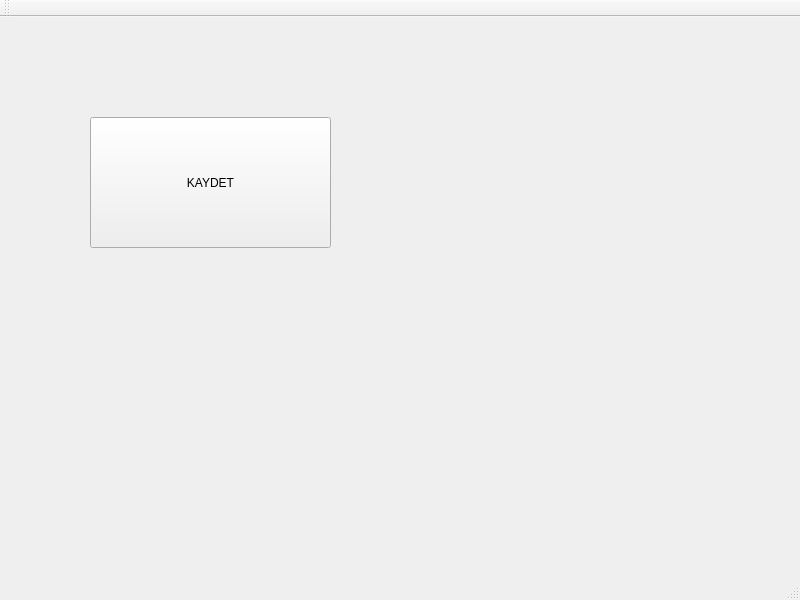
<?xml version="1.0" encoding="UTF-8"?>
<ui version="4.0">
 <class>MainWindow</class>
 <widget class="QMainWindow" name="MainWindow">
  <property name="geometry">
   <rect>
    <x>0</x>
    <y>0</y>
    <width>800</width>
    <height>600</height>
   </rect>
  </property>
  <property name="windowTitle">
   <string>MainWindow</string>
  </property>
  <widget class="QWidget" name="centralwidget">
   <widget class="QPushButton" name="pushBtn">
    <property name="geometry">
     <rect>
      <x>90</x>
      <y>100</y>
      <width>241</width>
      <height>131</height>
     </rect>
    </property>
    <property name="text">
     <string>KAYDET</string>
    </property>
   </widget>
  </widget>
  <widget class="QMenuBar" name="menubar">
   <property name="geometry">
    <rect>
     <x>0</x>
     <y>0</y>
     <width>800</width>
     <height>26</height>
    </rect>
   </property>
  </widget>
  <widget class="QStatusBar" name="statusbar"/>
  <widget class="QToolBar" name="toolBar">
   <property name="windowTitle">
    <string>toolBar</string>
   </property>
   <attribute name="toolBarArea">
    <enum>TopToolBarArea</enum>
   </attribute>
   <attribute name="toolBarBreak">
    <bool>false</bool>
   </attribute>
  </widget>
 </widget>
 <resources/>
 <connections/>
</ui>
